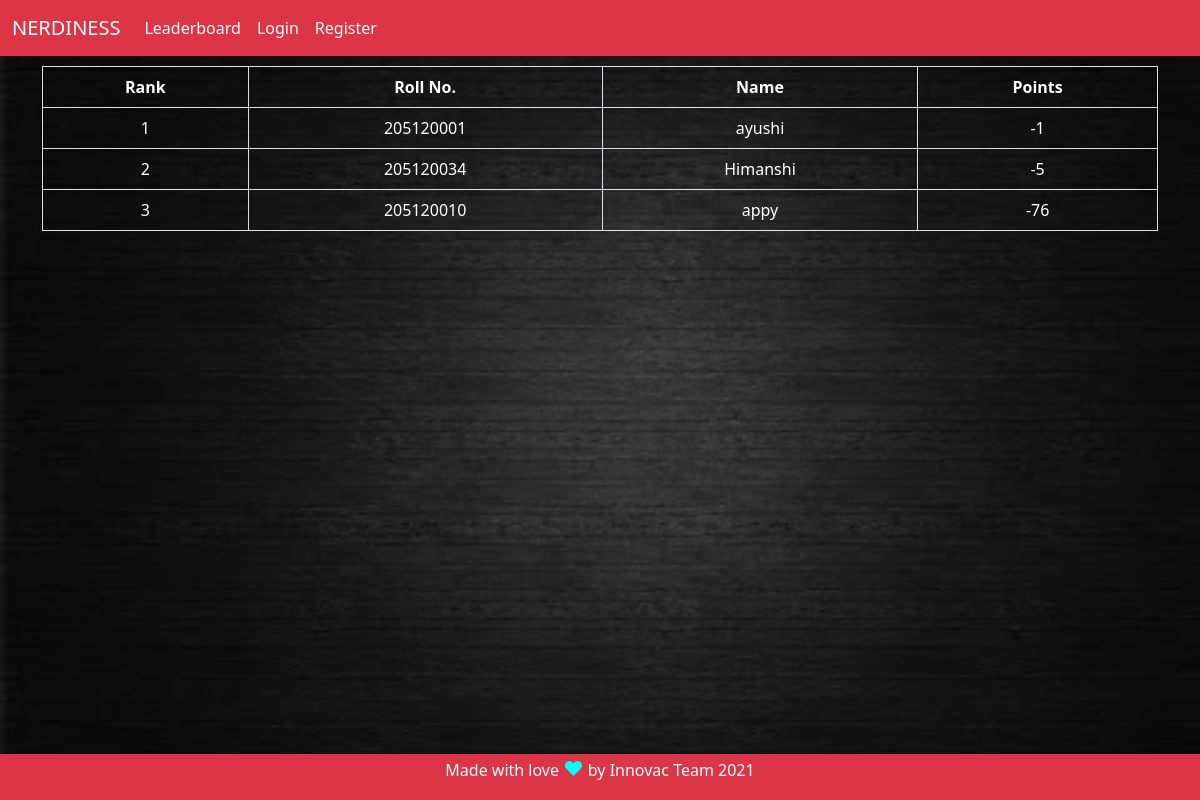
The page /leaderboard on the database as committed earlier.
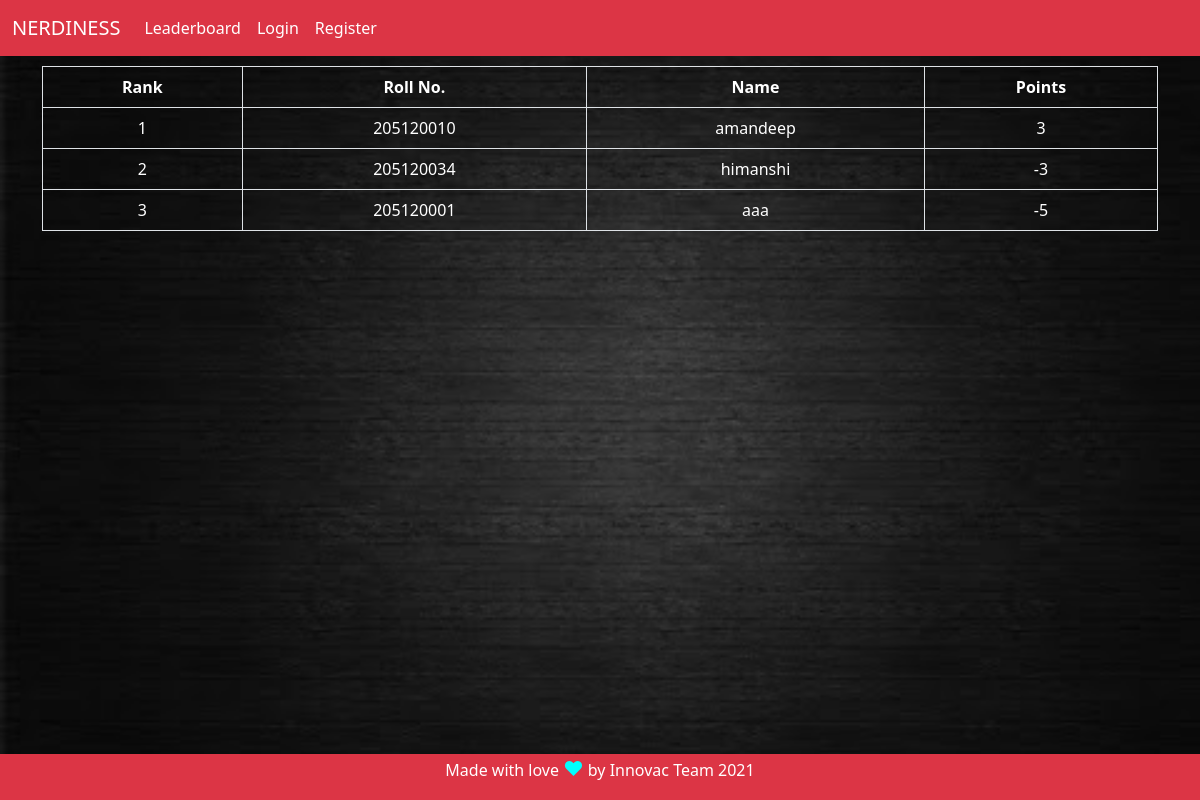
The same page on the database as committed later.
### quiz/models.py (models this page shows, shortened)
class User(db.Model, UserMixin):
    id = db.Column(db.Integer, primary_key = True)
    roll = db.Column(db.String(64), unique=True, index=True)
    username = db.Column(db.String(64), unique=True, index=True)
    password_hash = db.Column(db.String(128))
    q_level = db.Column(db.Integer, default=0)
    points = db.Column(db.Integer, default=0)

### quiz/views.py (the view)
@app.route('/leaderboard')
def leaderboard():
    users=User.query.order_by(User.points.desc()).all()
    return render_template('leaderboard.html',users=users)

### quiz/templates/leaderboard.html
{% extends "base.html" %}
{% block content %}
<div class="container">
  <div class="table-responsive">
    <table class="table text-white text-center table-bordered">
      <thead>
       <tr>
         <th>Rank</th>
         <th>Roll No.</th>
         <th>Name</th>
         <th>Points</th>
       </tr>
     </thead>
    <tbody>
      <tr>
        {% set rank=namespace(value=1) %}
        {% for user in users %}
        <td>{{rank.value}}</td>
        <td>{{user.roll}}</td>
        <td>{{user.username}}</td>
        <td>{{user.points}}</td>
      </tr>
      {% set rank.value=rank.value+1 %}
      {% endfor %}
      </tbody>
    </table>
  </div>
</div>
{% endblock %}

### quiz/templates/base.html (shortened to what this page needs)
<!DOCTYPE html>
<html lang="en" dir="ltr">
  <head>
    <link href="https://cdn.jsdelivr.net/npm/bootstrap@5.0.0-beta3/dist/css/bootstrap.min.css" rel="stylesheet">
    <link rel="stylesheet" href="{{ url_for('static', filename='style.css') }}">
  </head>
  <body background="{{ url_for('static', filename='dark-bg.jpg') }}">
    <nav class="navbar navbar-expand-lg navbar-dark bg-danger">
      <div class="container-fluid">
        <a class="navbar-brand" href="{{ url_for('index') }}">NERDINESS</a>
        <div class="collapse navbar-collapse" id="navbarSupportedContent">
          <ul class="navbar-nav me-auto mb-2 mb-lg-0">
            {% if current_user.is_authenticated %}
            <li class="nav-item">
              <a class="nav-link active" aria-current="page" href="{{ url_for('quesupload') }}">Question Add</a>
            </li>
            <li class="nav-item">
              <a class="nav-link active" aria-current="page" href="{{ url_for('logout') }}">Logout</a>
            </li>
            {% else %}
            <li class="nav-item">
              <a class="nav-link active" aria-current="page" href="{{ url_for('leaderboard') }}">Leaderboard</a>
            </li>
            <li class="nav-item">
              <a class="nav-link active" aria-current="page" href="{{ url_for('login') }}">Login</a>
            </li>
            <li class="nav-item">
              <a class="nav-link active" aria-current="page" href="{{ url_for('register') }}">Register</a>
            </li>
            {% endif %}
          </ul>
        </div>
      </div>
    </nav>
    <div class="content text-white">
      {% block content %}
     {% endblock %}
    </div>
    <footer class="footer text-center bg-danger text-white">
        <span>Made with love <span style="font-size:125%;color:cyan;">&hearts;</span> by Innovac Team 2021</p></span>
    </footer>
  </body>
</html>

### quiz/static/style.css (style rules this page uses)
html, body { height: 100%; -webkit-background-size: cover; -moz-background-size: cover; -o-background-size: cover; background-size: cover; background-attachment: fixed; }
body { display: flex; flex-direction: column; }
.content { flex: 1 0 auto; padding: 10px; }
.footer { flex-shrink: 0; padding: 0px; }

Rows that differ between the two databases and show on the page:
changed User: value "2" → "1"; roll "205120034" → "205120010"; username "Himanshi" → "amandeep"; points "-5" → "3"
changed User: value "3" → "2"; roll "205120010" → "205120034"; username "appy" → "himanshi"; points "-76" → "-3"
changed User: value "1" → "3"; username "ayushi" → "aaa"; points "-1" → "-5"; moves down the list
